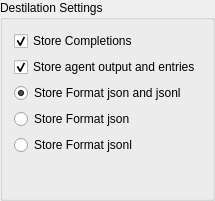
             <widget class="QGroupBox" name="groupBox_13">
              <property name="title">
               <string>Destilation Settings</string>
              </property>
              <layout class="QGridLayout" name="gridLayout_46">
               <item row="0" column="0">
                <layout class="QGridLayout" name="gridLayout_47">
                 <item row="1" column="0" colspan="2">
                  <widget class="QCheckBox" name="StorageAgentOutput_">
                   <property name="text">
                    <string>Store agent output and entries</string>
                   </property>
                   <property name="checked">
                    <bool>true</bool>
                   </property>
                  </widget>
                 </item>
                 <item row="2" column="0">
                  <widget class="QRadioButton" name="StoreFormatJsonAndJsonl">
                   <property name="text">
                    <string>Store Format json and jsonl</string>
                   </property>
                   <property name="checked">
                    <bool>true</bool>
                   </property>
                  </widget>
                 </item>
                 <item row="3" column="0">
                  <widget class="QRadioButton" name="radioButton">
                   <property name="text">
                    <string>Store Format json</string>
                   </property>
                  </widget>
                 </item>
                 <item row="0" column="0" colspan="2">
                  <widget class="QCheckBox" name="StorageAgentCompletions">
                   <property name="text">
                    <string>Store Completions</string>
                   </property>
                   <property name="checked">
                    <bool>true</bool>
                   </property>
                  </widget>
                 </item>
                 <item row="4" column="0">
                  <widget class="QRadioButton" name="radioButton_2">
                   <property name="text">
                    <string>Store Format jsonl</string>
                   </property>
                  </widget>
                 </item>
                 <item row="5" column="0" colspan="2">
                  <spacer name="verticalSpacer_14">
                   <property name="orientation">
                    <enum>Qt::Vertical</enum>
                   </property>
                   <property name="sizeType">
                    <enum>QSizePolicy::Fixed</enum>
                   </property>
                   <property name="sizeHint" stdset="0">
                    <size>
                     <width>20</width>
                     <height>32</height>
                    </size>
                   </property>
                  </spacer>
                 </item>
                </layout>
               </item>
              </layout>
             </widget>
